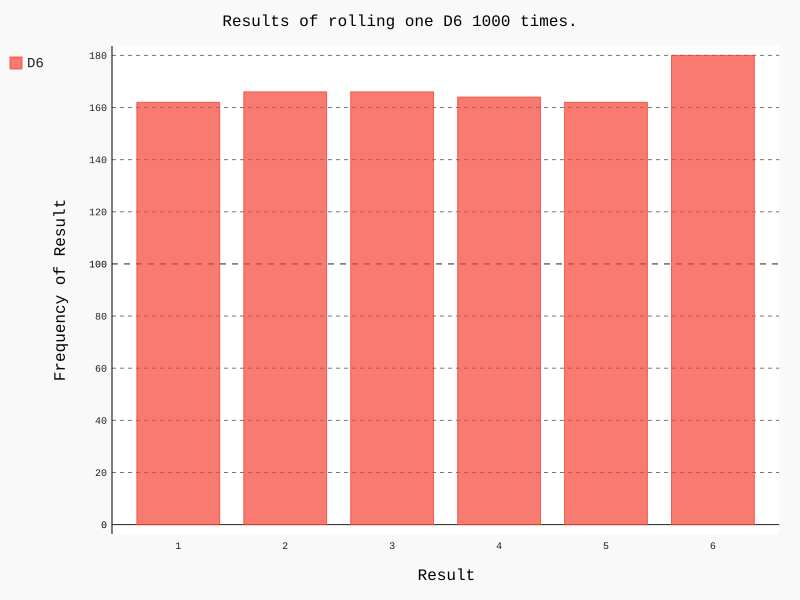

Here is the Python script that generated this plot:
import pygal

from die import Die

die = Die()

results = []
for roll_num in range(1000):
    result = die.roll()
    results.append(result)

frequencies = []
for value in range(1,die.num_sides+1):
    frequency = results.count(value)
    frequencies.append(frequency)

#对结果进行可视化
hist = pygal.Bar()
hist.title = "Results of rolling one D6 1000 times."
hist.x_labels = ['1', '2', '3', '4', '5', '6']
hist.x_title = "Result"
hist.y_title = "Frequency of Result"

hist.add("D6", frequencies)
hist.render_to_file("die_visual.svg")
